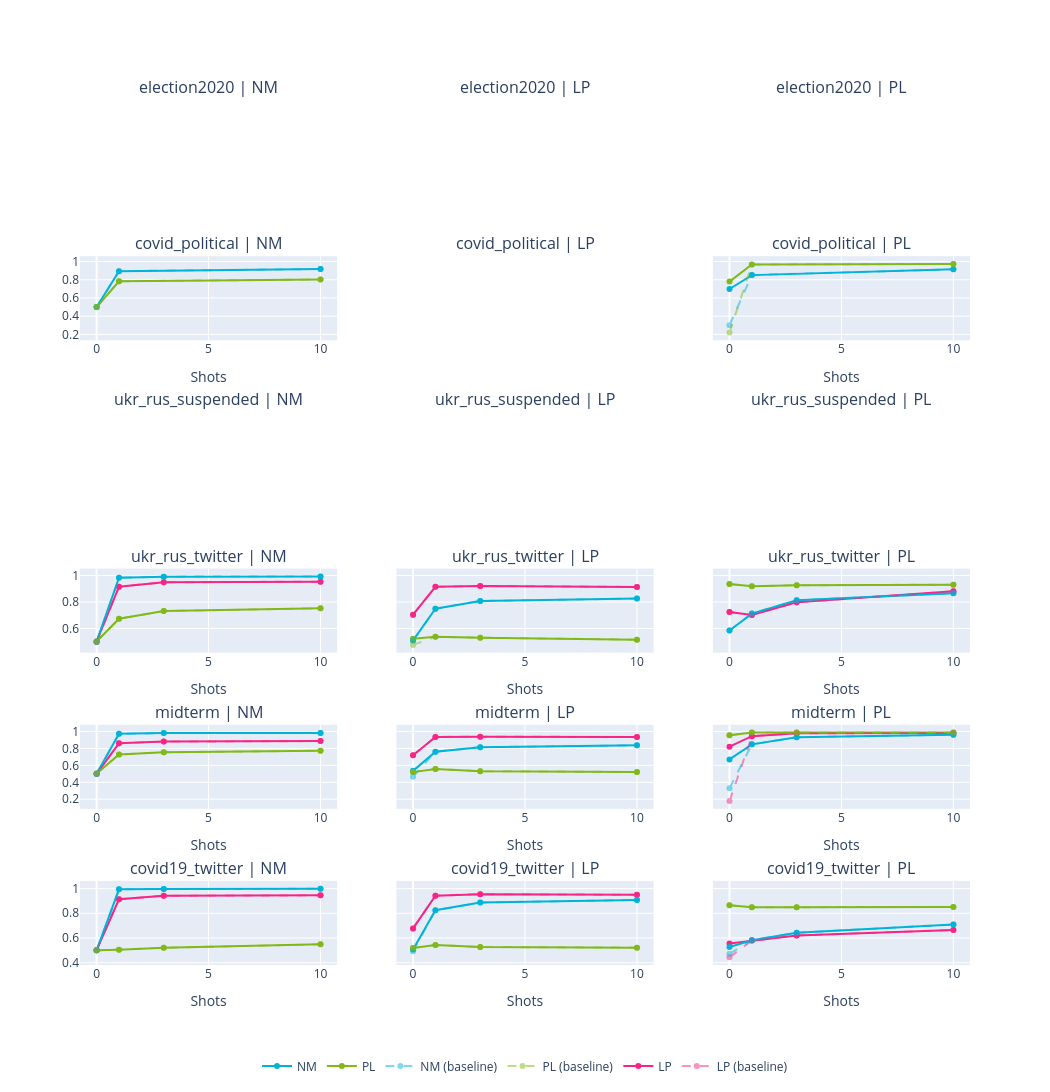

The notebook cell this image was saved under:
### Markdown cell above
## plots

### Code cell
import plotly.graph_objects as go
from plotly.subplots import make_subplots

# DATASETS = ['covid19_twitter', 'ukr_rus_twitter', 'midterm']
DATASETS = [     'election2020',   'covid_political', 'ukr_rus_suspended','ukr_rus_twitter',           'midterm',   'covid19_twitter']
EVAL_TASKS = ["nm", "lp", "pl"]
colors = {"nm": "#00b4d8", "lp": "#f72585", "pl": "#80b918"}

fig = make_subplots(
    rows=len(DATASETS),
    cols=len(EVAL_TASKS),
    shared_yaxes=True,
    subplot_titles=[
        f"{ds} | {t.upper()}"
        for ds in DATASETS for t in EVAL_TASKS
    ],
)

seen = set()

for row, DATASET in enumerate(DATASETS, start=1):
    # slice once per dataset
    i_cross = df.train1_dataset.eq(DATASET) & df.eval_dataset.eq(DATASET)
    plot_df_cross = df[i_cross].copy()

    i_same = (
        df.train1_dataset.eq(DATASET)
        & df.eval_dataset.eq(DATASET)
    )
    plot_df_same = df[i_same].copy()

    for col, eval_task in enumerate(EVAL_TASKS, start=1):
        # --- Cross ---
        sub_c = plot_df_cross[plot_df_cross["eval_task"] == eval_task]
        for tt in sorted(sub_c["train1_task"].dropna().unique()):
            s = sub_c[sub_c["train1_task"] == tt] \
                .sort_values("shot_label") \
                .dropna(subset=["test_roc_auc"])

            s.loc[s.test_roc_auc.lt(0.5), 'test_roc_auc'] = 0.5 + (0.5 - s.test_roc_auc)

            name = tt.upper()
            fig.add_trace(go.Scatter(
                x=s["shot_label"], y=s["test_roc_auc"],
                mode="lines+markers",
                name=name,
                legendgroup=name,
                showlegend=name not in seen,
                line=dict(color=colors.get(tt)),
                customdata=s[["display_name", "pretrained_model_run", 'steps']].values,
                hovertemplate="<b>%{customdata[1]}</b><br>shots=%{x}<br>AUC=%{y:.3f}<br>train_steps=%{customdata[2]}<br>%{customdata[0]}<extra></extra>",
            ), row=row, col=col)
            seen.add(name)

        # --- Baseline ---
        sub_s = plot_df_same[plot_df_same["eval_task"] == eval_task]
        for tt in sorted(sub_s["train1_task"].dropna().unique()):
            s = sub_s[sub_s["train1_task"] == tt] \
                .sort_values("shot_label") \
                .dropna(subset=["test_roc_auc"])

            name = f"{tt.upper()} (baseline)"
            fig.add_trace(go.Scatter(
                x=s["shot_label"], y=s["test_roc_auc"],
                mode="lines+markers",
                name=name,
                legendgroup=name,
                showlegend=name not in seen,
                line=dict(color=colors.get(tt), dash="dash"),
                opacity=0.5,
                customdata=s[["display_name", "pretrained_model_run", 'steps']].values,
                hovertemplate="<b>%{customdata[1]}</b><br>shots=%{x}<br>AUC=%{y:.3f}<br>train_steps=%{customdata[2]}<br>%{customdata[0]}<extra></extra>",
            ), row=row, col=col)
            seen.add(name)

        fig.update_xaxes(title_text="Shots", row=row, col=col)

# only leftmost y-axis labeled
for r in range(1, len(DATASETS)+1):
    fig.update_yaxes(title_text="ROC-AUC" if r == 1 else "", row=r, col=1)

fig.update_layout(
    height=300 * len(DATASETS),
    width=350 * len(EVAL_TASKS),
    legend=dict(orientation="h", y=-0.1, x=0.5, xanchor="center"),
    hovermode="closest",
)

fig.show()
